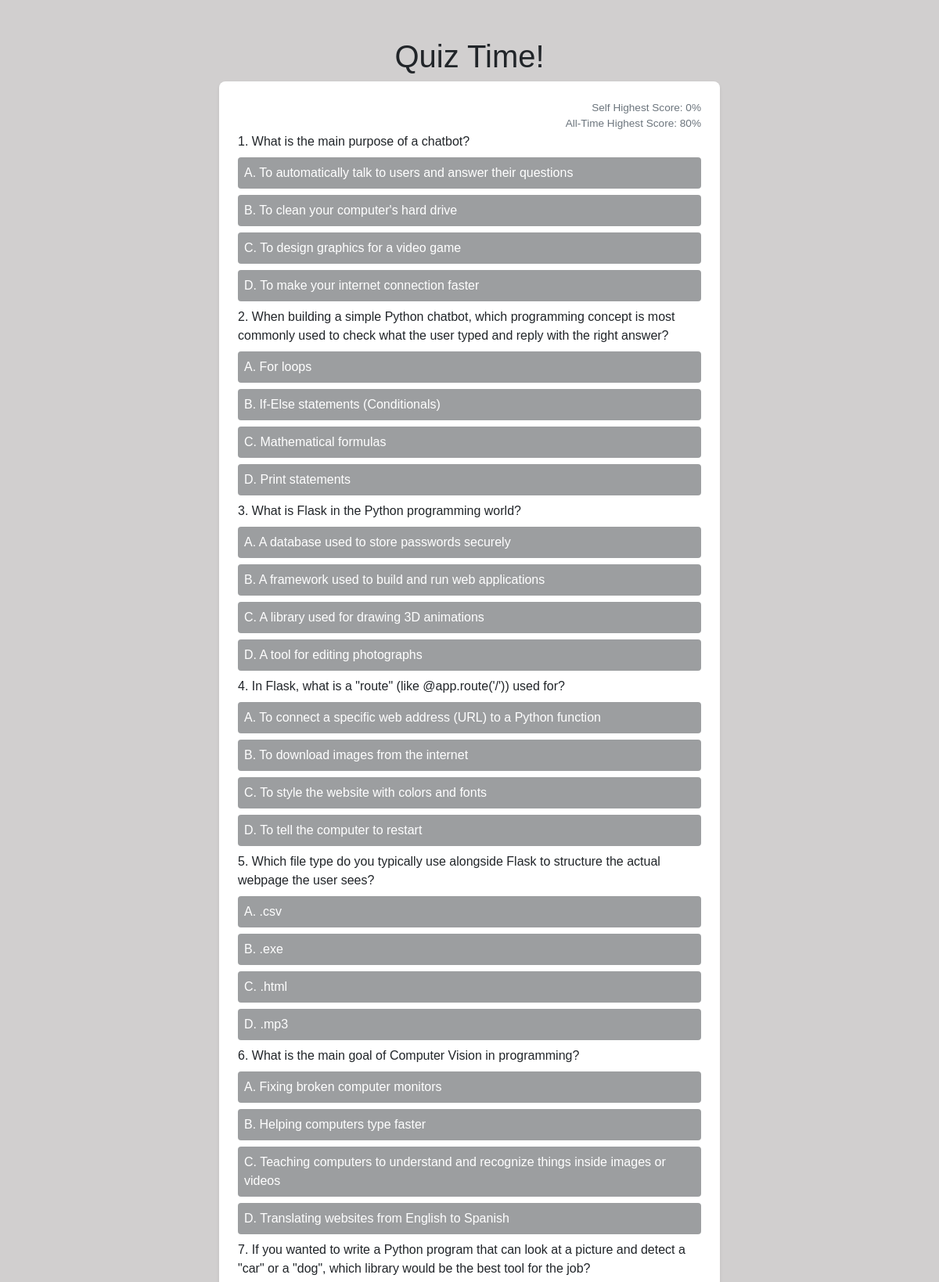
The page /quiz (upper part) on the database its author committed.
### app/models/question.py (models this page shows)
class Question(db.Model):
    id: Mapped[int] = mapped_column(primary_key=True)
    question: Mapped[str] = mapped_column(unique=False, nullable=False)
    point: Mapped[int] = mapped_column(unique=False, nullable=False)
    created_at: Mapped[str] = mapped_column(unique=False, nullable=False)
    options: Mapped[list["Option"]] = relationship("Option", back_populates="question", cascade="all, delete-orphan")

### app/models/option.py (models this page shows)
class Option(db.Model):
    id: Mapped[int] = mapped_column(primary_key=True)
    option: Mapped[str] = mapped_column(unique=False, nullable=False)
    is_correct: Mapped[bool] = mapped_column(unique=False, nullable=False)
    question_id: Mapped[int] = mapped_column(Integer, ForeignKey("question.id"), nullable=False)
    question: Mapped["Question"] = relationship("Question", back_populates="options")

### app/routes.py (the view)
@app.route('/quiz')
def quiz():
    user_id = request.args.get('user')
    questions = question_service.get_all_questions_with_options()
    high_scores = quiz_attempt_service.get_high_score(user_id=user_id)
    return render_template('quiz.html', questions=questions, high_scores=high_scores, user_id=user_id)

### app/services/question_service.py (called while the page is built)
def get_all_questions_with_options():
    return db.session.execute(
        db.select(Question).options(db.joinedload(Question.options)).order_by(Question.id)
    ).unique().scalars().all()

### app/services/quiz_attempt_service.py (called while the page is built)
def get_high_score(user_id):
    user_scores = db.session.execute(
        db.select(QuizAttempt).filter_by(user_id=user_id).order_by(QuizAttempt.score.desc())
    ).scalar()
    all_scores = db.session.execute(
        db.select(QuizAttempt).order_by(QuizAttempt.score.desc())
    ).scalar()
    user_high_score = 0 if user_scores is None else user_scores.score
    all_time_high_score = 0 if all_scores is None else all_scores.score
    return {
        'user_high_score': user_high_score,
        'all_time_high_score': all_time_high_score
    }

### app/templates/quiz.html (shortened to what this page needs)
{%- extends "base.html" -%} {% from "macros/footer.html" import c_footer %}  {%- block content -%} {% set alphabet =
"ABCDEFGHIJKLMNOPQRSTUVWXYZ" %}
<div
  class="d-flex flex-column py-5 justify-content-start align-items-center min-vh-100"
>
  <h1>Quiz Time!</h1>
  <div
    class="card shadow-sm border-0"
    style="width: 40rem; max-width: 95%; border-radius: 8px"
  >
    <div class="card-body py-4 px-4">
      <div class="flex-column d-flex text-end">
        <span class="text-secondary" style="font-size: 0.85rem; color: #6c757d"
          >Self Highest Score: {{ high_scores.user_high_score }}%</span
        >
        <span class="text-secondary" style="font-size: 0.85rem; color: #6c757d"
          >All-Time Highest Score: {{ high_scores.all_time_high_score }}%</span
        >
      </div>
      <form
        method="post"
        action="{{ url_for('submit_quiz', user_id=user_id) }}"
        id="quizForm"
      >
        {% for question in questions %}
        <div class="input-container">
          <label class="label_question" for="question_{{ loop.index }}"
            >{{loop.index}}. {{ question.question }}</label
          >
          {% for option in question.options %}
          <span
            class="option-container"
            id="option_{{option.question_id}}_{{option.id}}"
            name="option_{{option.question_id}}_{{option.id}}"
            data-question-id="{{option.question_id}}"
            data-option-id="{{option.id}}"
            onclick="selectOption(this)"
            >{{alphabet[loop.index-1]}}. {{ option.option }}</span
          >
          {% endfor %}
        </div>
        {% endfor %}
      </form>
    </div>
  </div>
</div>
{% endblock %}

### app/templates/base.html (shortened to what this page needs)
<!doctype html>
<html lang="en">
  <head>
    <link
      href="https://cdn.jsdelivr.net/npm/bootstrap@5.3.2/dist/css/bootstrap.min.css"
      rel="stylesheet"
    />
    <link
      rel="stylesheet"
      href="{{ url_for('static', filename='base.css') }}"
    />
  </head>
  <body>
    <div class="container">{% block content %} {% endblock %}</div>
  </body>
</html>

### app/static/base.css (style rules this page uses)
body { background-color: #d1cfcf; font-family: Arial, sans-serif; box-sizing: border-box; }

### app/templates/quiz.html (style rules this page uses)
.input-container { margin-bottom: 0.5rem; }
.label_question { display: block; }
.option-container { display: block; padding: 0.5rem; background-color: #9c9ea0; color: white; border-radius: 4px; margin: 8px 0px; cursor: pointer; }

### rows shown on the page
Question: question "What is the main purpose of a chatbot?"
Option: alphabet "A", option "To automatically talk to users and answer their questions"
Option: alphabet "B", option "To clean your computer's hard drive"
Option: alphabet "C", option "To design graphics for a video game"
Option: alphabet "D", option "To make your internet connection faster"
Question: question "When building a simple Python chatbot, which programming concept is most commonly used to check what the user typed and reply with the right answer?"
Option: alphabet "A", option "For loops"
Option: alphabet "B", option "If-Else statements (Conditionals)"
Option: alphabet "C", option "Mathematical formulas"
Option: alphabet "D", option "Print statements"
Question: question "What is Flask in the Python programming world?"
Option: alphabet "A", option "A database used to store passwords securely"
Option: alphabet "B", option "A framework used to build and run web applications"
Option: alphabet "C", option "A library used for drawing 3D animations"
Option: alphabet "D", option "A tool for editing photographs"
Question: question "In Flask, what is a \"route\" (like @app.route('/')) used for?"
Option: alphabet "A", option "To connect a specific web address (URL) to a Python function"
Option: alphabet "B", option "To download images from the internet"
Option: alphabet "C", option "To style the website with colors and fonts"
Option: alphabet "D", option "To tell the computer to restart"
Question: question "Which file type do you typically use alongside Flask to structure the actual webpage the user sees?"
Option: alphabet "A", option ".csv"
Option: alphabet "B", option ".exe"
Option: alphabet "C", option ".html"
Option: alphabet "D", option ".mp3"
Question: question "What is the main goal of Computer Vision in programming?"
Option: alphabet "A", option "Fixing broken computer monitors"
Option: alphabet "B", option "Helping computers type faster"
Option: alphabet "C", option "Teaching computers to understand and recognize things inside images or videos"
Option: alphabet "D", option "Translating websites from English to Spanish"
Question: question "If you wanted to write a Python program that can look at a picture and detect a \"car\" or a \"dog\", which library would be the best tool for the job?"

### other values the page prints
{{ high_scores.user_high_score }} "0"
{{ high_scores.all_time_high_score }} "80"
